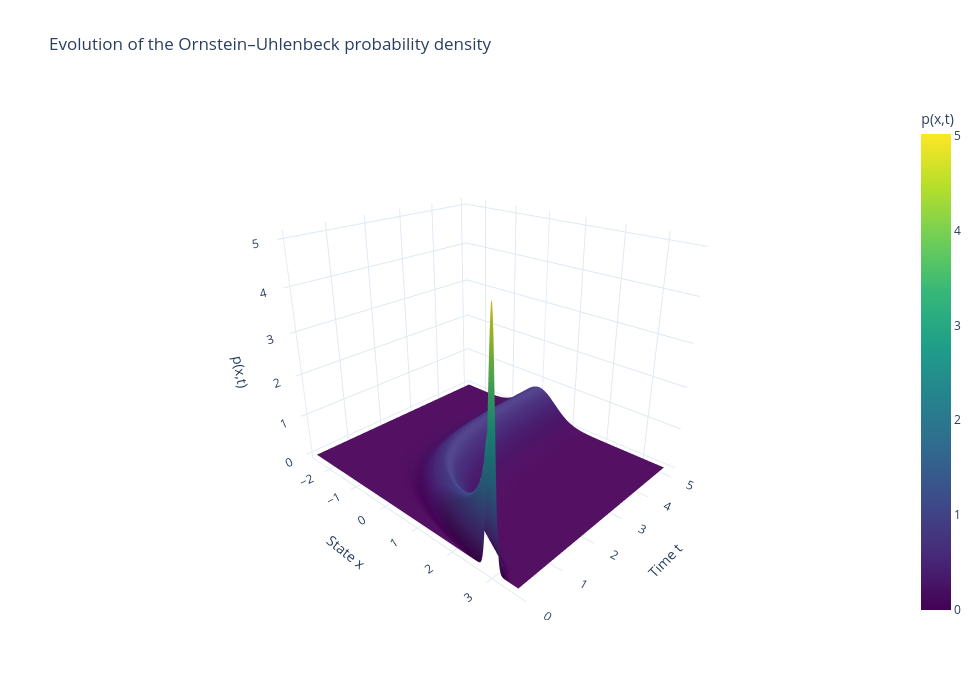

The code cell stored with this chart in its notebook:
### Markdown cell above
## From the Langevin equation to a PDF: the Fokker–Planck equation

The SDE describes random paths. The corresponding probability density satisfies the Fokker–Planck equation

$$
\frac{\partial p}{\partial t}
=-\frac{\partial}{\partial x}[a(x,t)p(x,t)]
+\frac{1}{2}\frac{\partial^2}{\partial x^2}[b^2(x,t)p(x,t)].
$$

For the Ornstein–Uhlenbeck process,

$$
\frac{\partial p}{\partial t}
=\lambda\frac{\partial}{\partial x}[(x-\theta)p]
+\frac{\sigma^2}{2}\frac{\partial^2p}{\partial x^2}.
$$

The next surface is the analytical PDF $p(x,t)$. It begins concentrated near $x_0$, its center moves toward $\theta$, and its width approaches the stationary standard deviation $\sigma/\sqrt{2\lambda}$. We start the plot at $t=\Delta t$ because a deterministic initial condition is a Dirac delta at $t=0$, not an ordinary finite-height density.

### Code cell
t_pdf = np.linspace(dt_ou, T_ou, 220)
x_pdf = np.linspace(-2.5, 3.6, 500)
mean_pdf = theta_ou + (x0_ou - theta_ou) * np.exp(-lambda_ou * t_pdf)
var_pdf = sigma_ou ** 2 / (2.0 * lambda_ou) * (1.0 - np.exp(-2.0 * lambda_ou * t_pdf))
std_pdf = np.sqrt(var_pdf)
PXT = normal_pdf(x_pdf[None, :], mean_pdf[:, None], std_pdf[:, None])
normalization = integrate(PXT, x_pdf, axis=1)

print(f'PDF normalization range on the plotted grid: '
      f'[{normalization.min():.6f}, {normalization.max():.6f}]')
assert np.allclose(normalization, 1.0, atol=2e-3)

fig_pdf_surface = go.Figure(go.Surface(
    x=x_pdf, y=t_pdf, z=PXT, colorscale='Viridis',
    colorbar=dict(title='p(x,t)')
))
fig_pdf_surface.update_layout(
    title='Evolution of the Ornstein–Uhlenbeck probability density',
    scene=dict(
        xaxis_title='State x',
        yaxis_title='Time t',
        zaxis_title='p(x,t)',
        camera=dict(eye=dict(x=1.45, y=-1.55, z=0.95))
    ),
    template='plotly_white', width=980, height=700
)
fig_pdf_surface.show()

### Figure 1 — Plotly figure (JSON) as saved in the notebook; plotly's stock layout.template omitted (floating-point values rounded to 4 significant figures; data arrays with more than 128 entries replaced by an {"elided": "..."} marker saying what was removed)
{"data": [{"colorbar": {"title": {"text": "p(x,t)"}}, "colorscale": [[0, "#440154"], [0.1111, "#482878"], [0.2222, "#3e4989"], [0.3333, "#31688e"], [0.4444, "#26828e"], [0.5556, "#1f9e89"], [0.6667, "#35b779"], [0.7778, "#6ece58"], [0.8889, "#b5de2b"], [1, "#fde725"]], "type": "surface", "x": {"elided": "500 float values"}, "y": {"elided": "220 float values"}, "z": {"elided": "220x500 float values"}}], "layout": {"height": 700, "scene": {"camera": {"eye": {"x": 1.45, "y": -1.55, "z": 0.95}}, "xaxis": {"title": {"text": "State x"}}, "yaxis": {"title": {"text": "Time t"}}, "zaxis": {"title": {"text": "p(x,t)"}}}, "title": {"text": "Evolution of the Ornstein–Uhlenbeck probability density"}, "width": 980}}
